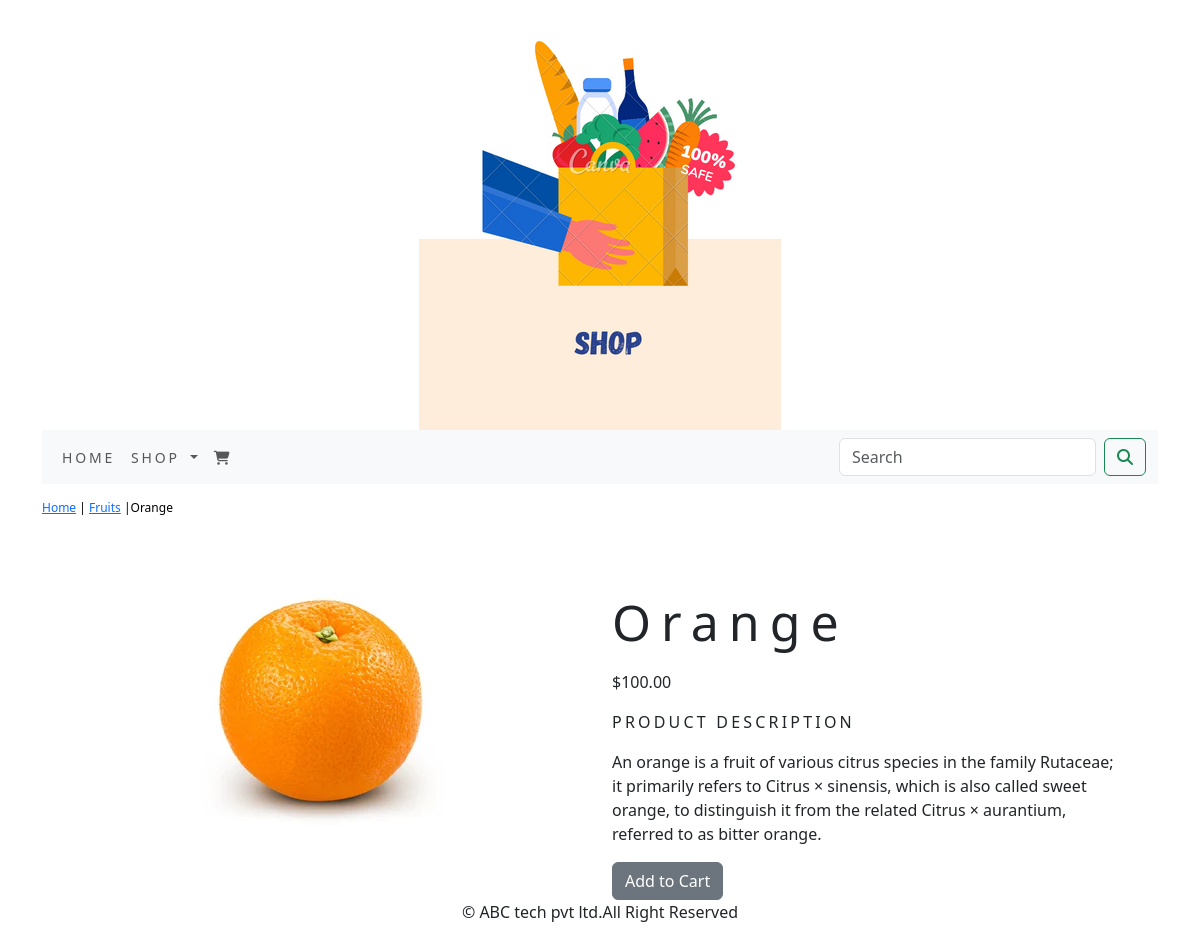
Screenshot of /shop/fruits/orange/ with the database file from the repository.
### shop/models.py (models this page shows, shortened)
class Product(models.Model):
    name=models.CharField(max_length=250,unique=True)
    slug = models.SlugField(max_length=250, unique=True)
    description = models.TextField(blank=True)
    price=models.DecimalField(max_digits=10,decimal_places=2)
    category=models.ForeignKey(Category,on_delete=models.CASCADE)
    image = models.ImageField(upload_to='product', blank=True)
    stock=models.IntegerField()
    available=models.BooleanField(default=True)
    created=models.DateTimeField(auto_now_add=True)
    updated=models.DateTimeField(auto_now=True)
    class Meta:
        ordering=('name',)
        verbose_name='product'
        verbose_name_plural='products'

class Category(models.Model):
    name=models.CharField(max_length=250,unique=True)
    slug=models.SlugField(max_length=250,unique=True)
    description=models.TextField(blank=True)
    image=models.ImageField(upload_to='category',blank=True)
    class Meta:
        ordering=('name',)
        verbose_name='category'
        verbose_name_plural='categories'
    def get_url(self):
        return reverse('shop:product_by_category',args=[self.slug])
    def __str__(self):
        return '{}'.format(self.name)

### shop/views.py (the view)
# urls.py: path('<slug:c_slug>/<slug:product_slug>/', views.proDetail, name='prodCatdetail'),
def proDetail(request,c_slug,product_slug):
    try:
        product=Product.objects.get(category__slug=c_slug,slug=product_slug)
    except Exception as e:
        raise e
    return render(request,'product.html',{'product':product})

### shop/context_processors.py (called while the page is built)
def menu_links(request):
    links=Category.objects.all()
    return dict(links=links)

### templates/product.html (shortened to what this page needs)
{% extends 'base.html' %}
{% load static %}
{% block content %}
<div class="row my_prod_row_class">
    <div class="mx_auto">
        <p><a href="{% url 'shop:allProdCat' %}">Home</a> | <a href="{{product.category.get_url}}">{{product.category}}</a> |{{product.name}}</p>
    </div>
</div>
<div class="container">
<br>
<div class="row">
    <div class="col-12 col-sm-12 col-md-12 col-lg-6 text-center">
        <div style="min-width:18rem">
            <img src="{{product.image.url}}" alt="{{product.name}}">
        </div>
    </div>
        <div class="col-12 col-sm-12 col-md-12 col-lg-6">
            <div>
            <h1 class="my_prod_title">{{product.name}}</h1>
            <p>${{product.price}}</p>
            <p class="my_title">Product Description</p>
            <p class="text-justify my_prod_text ">{{product.description}}</p>
            {% if product.stock <= 0 %}
            <p class="text-justify my_prod_text"><b>Out of Stock</b></p>
            {% else %}
            <a class="btn btn-secondary" href="{% url 'cart:add_cart' product.id %}">Add to Cart</a>
            {% endif %}
        </div>
    </div>
</div>
</div>
</div>
{% endblock %}

### static/css/custom.css (style rules this page uses)
body { font-family: 'Roboto', sans-serif; }
.my_title { font-size:16px; text-transform :uppercase; letter-spacing:.2em; }
.my_prod_row_class { padding-top:15px; padding-bottom:20px; }
.my_prod_row_class .mx_auto { color:#000; font-size:12px; text-decoration:none; }
.my_prod_title { font-size:50px; text_transform:uppercase; letter-spacing:.2em; padding-top:15px; padding-bottom:10px; }
.my_prod_text { padding-right:20px; }

### rows the page displays
Product: category "Fruits", name "Orange", image (picture), price "100.00", description "An orange is a fruit of various citrus species in the family Rutaceae; it primarily refers to Citrus × sinensis, which is also called sweet orange, to distinguish it from the related Citrus × aurantium, referred to as bitter orange."
